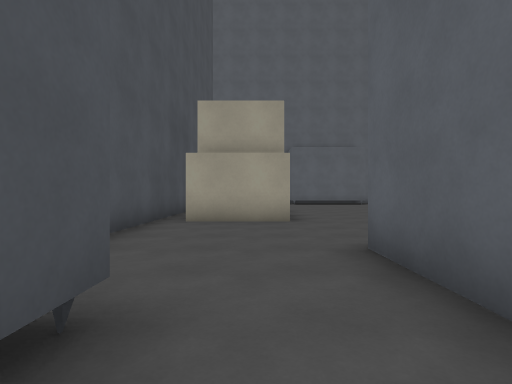
view 1 (above)

21 first-person views from a walk through a Godot game level. The camera is 1.3 m above the floor, looks level and sees 80° across. The floor is counted in squares, 2 m on a side. Each view is taken from the middle of a square. On the plan, view 1 faces up. The plan holds only what a view shows up to about 10 squares ahead; the rest is blank. The place goes on beyond the plan. Characters and animated objects are not drawn. Surface patterns are stand-ins for the level's own textures.

view 2
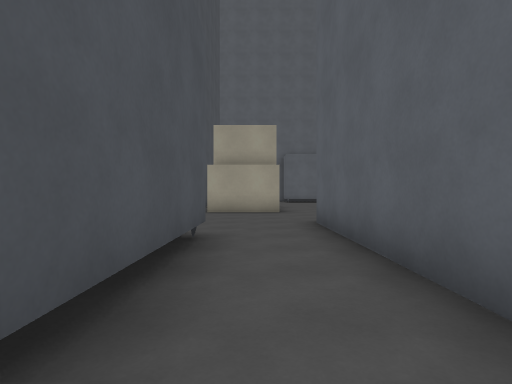

view 3
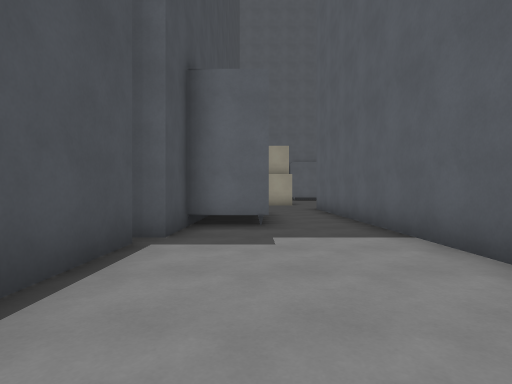

view 4
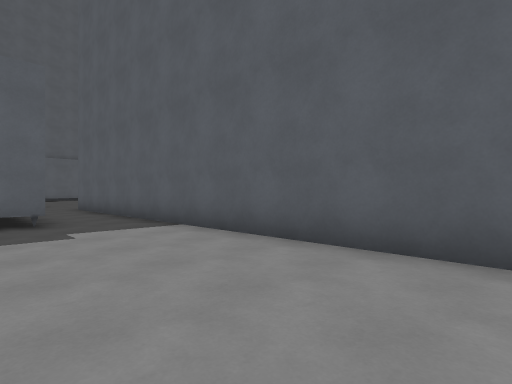

view 5
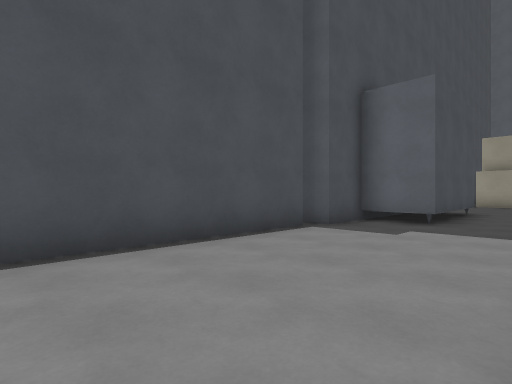

view 6
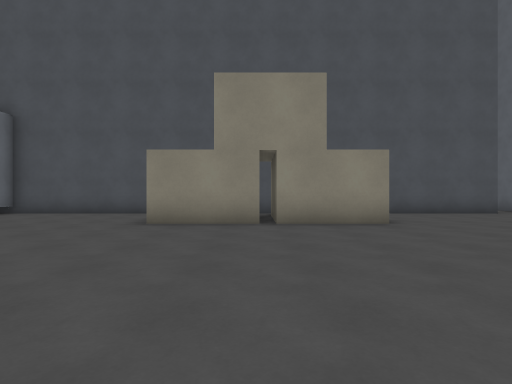

view 7
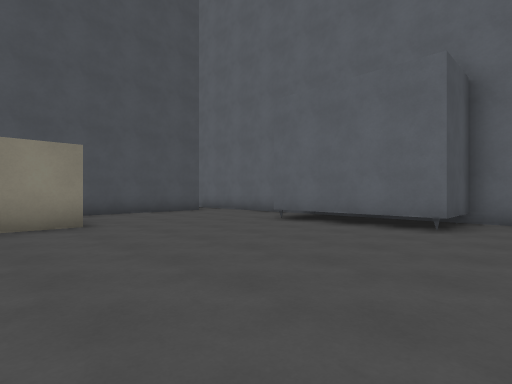

view 8
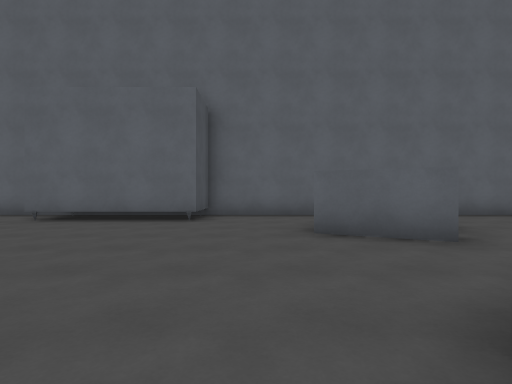

view 9
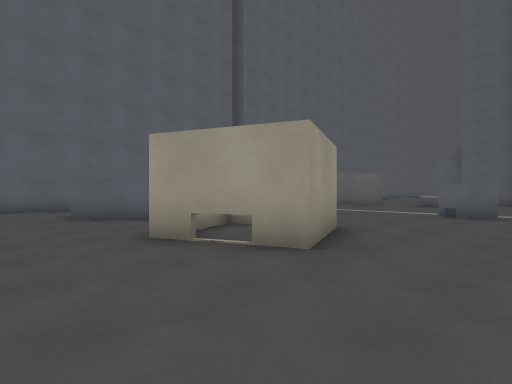

view 10
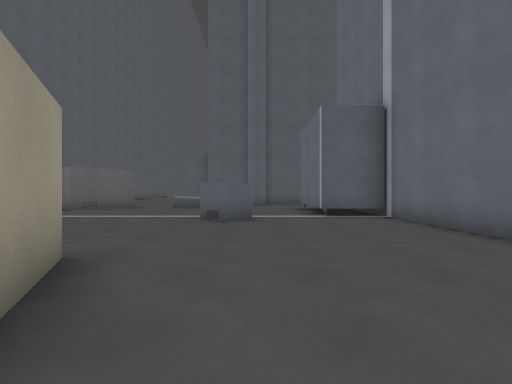

view 11
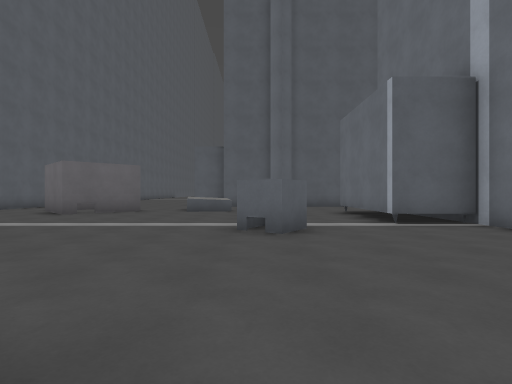

view 12
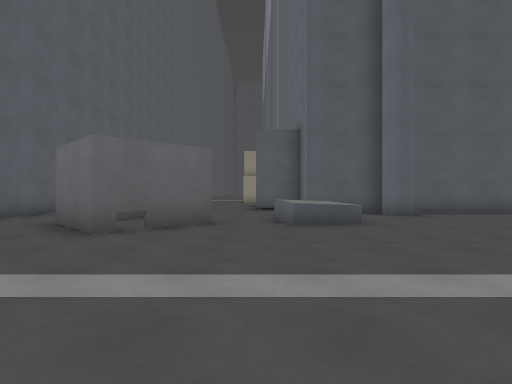

view 13
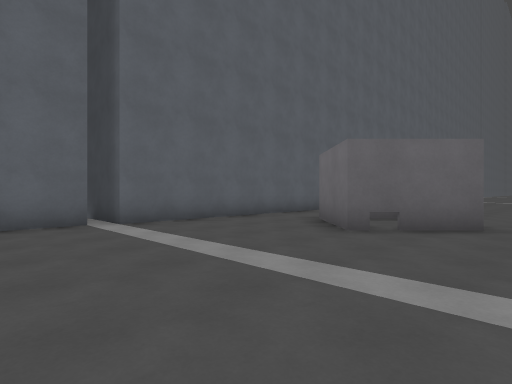

view 14
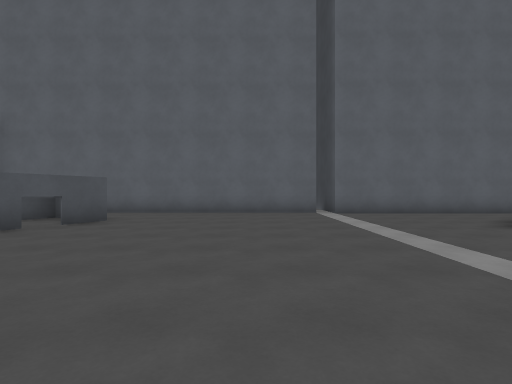

view 15
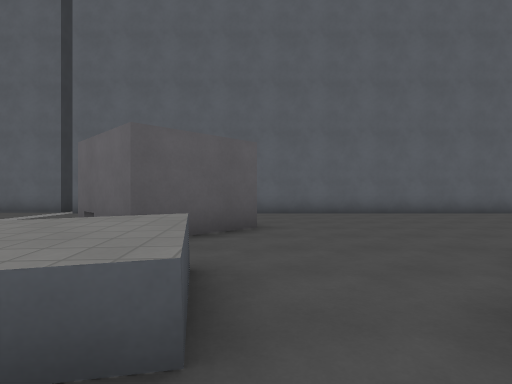

view 16
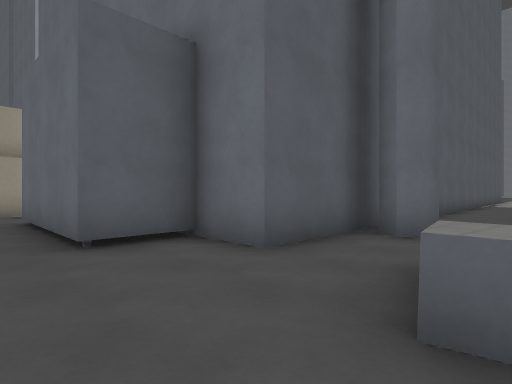

view 17
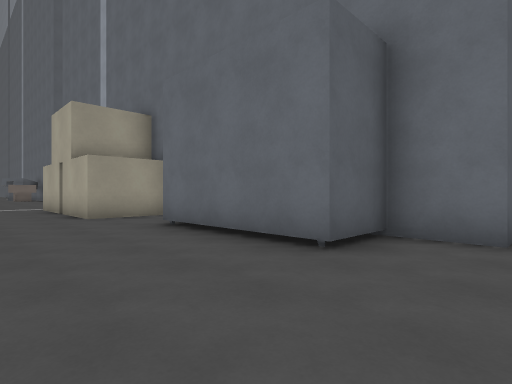

view 18
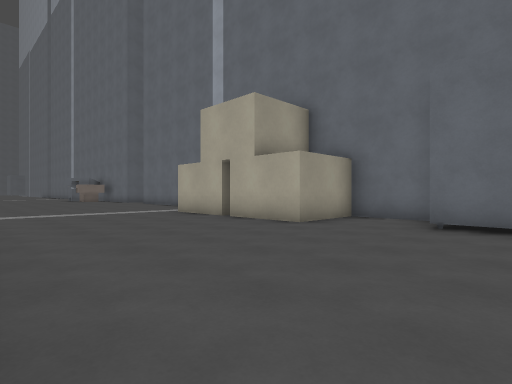

view 19
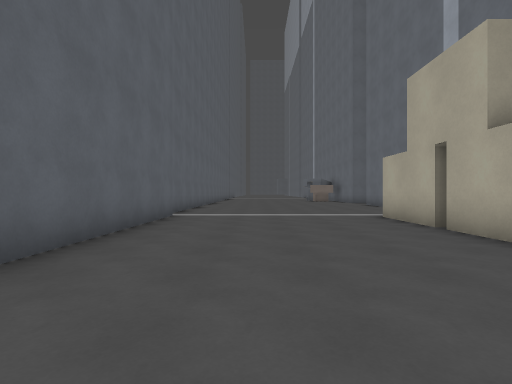

view 20
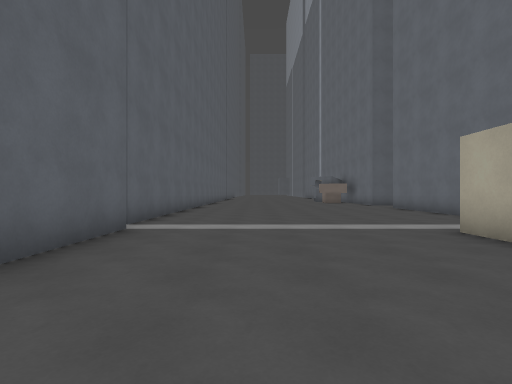

view 21
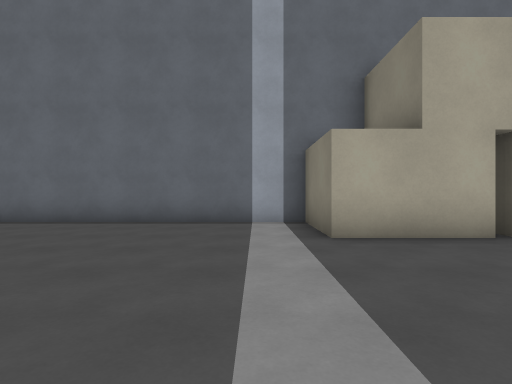

### Floor plan
Points are (right, up) in squares from view 1. A wall is a line through its corners. A room is listed if a view was taken in it or the views show most of it. See-through windows are left out.
Room 1 (views 1, 2, 3, 4, 5)
walls: (-2.6, -4.1) (-2.6, -8.8); (1.3, -8.8) (1.3, 2.5); (-2.3, -1.6) (-2.3, -3.6) (-3, -3.6); (-0.8, 1.6) (-0.8, -2.2) (-2.4, -2.2)
ways out: opening at (0.5, 1.5) to room 2
Room 2 (views 6, 7, 8, 9, 10, 11, 12, 13, 14, 15, 16, 17, 18, 19, 20, 21)
walls: (15.5, 7) (14.7, 7.6) (15.3, 8.3); (15.9, 17.6) (5.4, 17.6); (22.4, 6.5) (22.3, 7) (22.4, 7.3); (16.2, 3.5) (16.2, 5.2) (19.9, 5.2); (10.6, 15) (9.6, 13) (7.9, 13.8); (12.1, 3.5) (16.5, 3.5); (9, 15.8) (8.6, 15); (29, 9.4) (31, 9.4); (23.4, 0.4) (23.4, 9.4) (24.8, 9.4) (24.8, 11) (28.8, 11); (5.7, 17.5) (5.7, 15.8) (1.9, 15.8); (0.6, 17.6) (-0.2, 17.6); (1.3, 2.5) (1.3, 3.5); (35.9, 9.4) (41.5, 9.4); (-2.3, 10) (-2.3, 1.1); (-2.3, 16.4) (-2.3, 12.5); (36.5, 17.3) (16.4, 17.3) (16.4, 18.5); (-2.4, 1.6) (-1.8, 1.6); (41, 17.6) (37, 17.6)
low walls: (20.3, 8.8) (20, 10.3) (21.4, 10.5) (21.7, 9.1) (21.1, 9)
ways out: opening at (0.5, 1.5) to room 1
objects: house (-1, 7) to (1, 11); house (8, 8) to (11, 11); house (19, 12) to (22, 15); house (31, 10) to (31, 11); house (33, 10) to (34, 11); house (36, 10) to (36, 11)

Where each view was taken, in squares from view 1:
view 1: 0 up, 0 right, facing up
view 2: 3 down, 0 right, facing up
view 3: 8 down, 1 left, facing up
view 4: 9 down, 2 left, facing up-right
view 5: 9 down, 1 right, facing up-left
view 6: 9 up, 7 right, facing left
view 7: 10 up, 7 right, facing up-left
view 8: 9 up, 7 right, facing up
view 9: 6 up, 6 right, facing up-right
view 10: 7 up, 8 right, facing right
view 11: 8 up, 10 right, facing right
view 12: 11 up, 14 right, facing right
view 13: 11 up, 14 right, facing up-right
view 14: 8 up, 14 right, facing up
view 15: 8 up, 22 right, facing up
view 16: 12 up, 21 right, facing down-right
view 17: 14 up, 23 right, facing down-right
view 18: 17 up, 27 right, facing down-right
view 19: 15 up, 28 right, facing right
view 20: 15 up, 31 right, facing right
view 21: 16 up, 37 right, facing down
